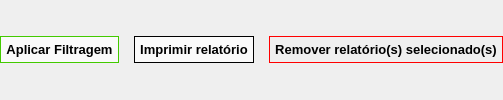
               <widget class="QFrame" name="frame_126">
                <property name="minimumSize">
                 <size>
                  <width>0</width>
                  <height>26</height>
                 </size>
                </property>
                <property name="font">
                 <font>
                  <family>Segoe UI</family>
                 </font>
                </property>
                <property name="frameShape">
                 <enum>QFrame::NoFrame</enum>
                </property>
                <property name="frameShadow">
                 <enum>QFrame::Raised</enum>
                </property>
                <layout class="QHBoxLayout" name="horizontalLayout_31">
                 <property name="spacing">
                  <number>15</number>
                 </property>
                 <property name="leftMargin">
                  <number>0</number>
                 </property>
                 <property name="topMargin">
                  <number>0</number>
                 </property>
                 <property name="rightMargin">
                  <number>0</number>
                 </property>
                 <property name="bottomMargin">
                  <number>0</number>
                 </property>
                 <item>
                  <widget class="QPushButton" name="btn_Aplicar_filtro_geral_2">
                   <property name="font">
                    <font>
                     <family>Segoe UI</family>
                     <pointsize>10</pointsize>
                     <weight>75</weight>
                     <bold>true</bold>
                    </font>
                   </property>
                   <property name="cursor">
                    <cursorShape>PointingHandCursor</cursorShape>
                   </property>
                   <property name="styleSheet">
                    <string notr="true">QPushButton{
	background-color: rgb(250, 250, 250);
	border:1px solid rgb(67, 202, 0);
	padding:5px
}
QPushButton::hover{
	color: rgb(15, 202, 2)
}</string>
                   </property>
                   <property name="text">
                    <string>Aplicar Filtragem</string>
                   </property>
                   <property name="icon">
                    <iconset resource="Resources/resources.qrc">
                     <normaloff>:/icons/filter-solid.svg</normaloff>:/icons/filter-solid.svg</iconset>
                   </property>
                  </widget>
                 </item>
                 <item>
                  <widget class="QPushButton" name="btn_inprimir_2">
                   <property name="font">
                    <font>
                     <family>Segoe UI</family>
                     <pointsize>10</pointsize>
                     <weight>75</weight>
                     <bold>true</bold>
                    </font>
                   </property>
                   <property name="cursor">
                    <cursorShape>PointingHandCursor</cursorShape>
                   </property>
                   <property name="styleSheet">
                    <string notr="true">QPushButton{
	background-color: rgb(250, 250, 250);
	border:1px solid;
	padding:5px

}

QPushButton:hover{
	background-color: rgb(209, 209, 209);
}</string>
                   </property>
                   <property name="text">
                    <string>Imprimir relatório</string>
                   </property>
                   <property name="icon">
                    <iconset resource="Resources/resources.qrc">
                     <normaloff>:/icons/print-solid.svg</normaloff>:/icons/print-solid.svg</iconset>
                   </property>
                  </widget>
                 </item>
                 <item>
                  <widget class="QPushButton" name="pushButton_8">
                   <property name="font">
                    <font>
                     <family>Segoe UI</family>
                     <pointsize>10</pointsize>
                     <weight>75</weight>
                     <bold>true</bold>
                    </font>
                   </property>
                   <property name="cursor">
                    <cursorShape>PointingHandCursor</cursorShape>
                   </property>
                   <property name="styleSheet">
                    <string notr="true">QPushButton{
border:1px solid red;
padding:5px
}

QPushButton:hover{

	background-color: rgb(255, 135, 135);
}</string>
                   </property>
                   <property name="text">
                    <string>Remover relatório(s) selecionado(s)</string>
                   </property>
                   <property name="icon">
                    <iconset resource="Resources/resources.qrc">
                     <normaloff>:/icons/trash-can-solid.svg</normaloff>:/icons/trash-can-solid.svg</iconset>
                   </property>
                  </widget>
                 </item>
                </layout>
               </widget>
